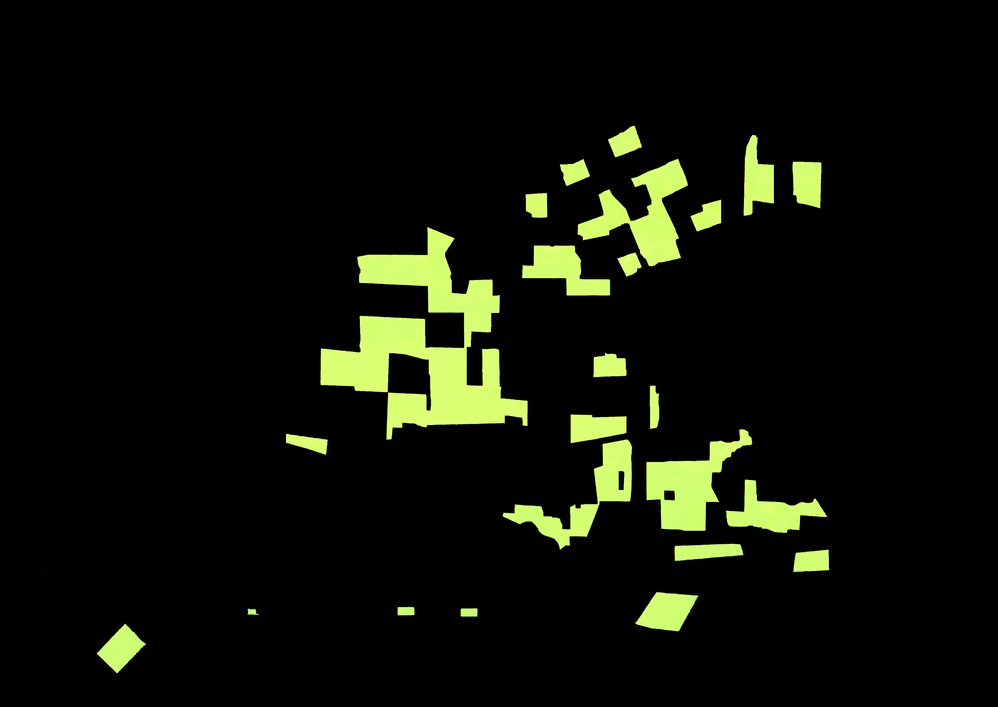
#> input picture green.jpg, 998 x 707 px, shrunk from 7188 x 5096 before the run
$ python sobel.py   (Python 2 division)   (older library calls are emulated)
#> lines starting #> are read from the running program, lines starting #| are printed output that depends on the picture; after the words box and inside, x2 and y2 are one past the last pixel; in counts of white or black regions, pixels touching at a corner belong together
import numpy as np
import scipy
from scipy import ndimage
import cv2

im = scipy.misc.imread('green.jpg')
#> im is the input picture: shape (707, 998, 3); mean R, G, B 14.6, 17.2, 7.9
im = im.astype('int32')
# [15 lines of commented-out code are left out]

img = cv2.imread('green2.jpg',cv2.CV_LOAD_IMAGE_GRAYSCALE)
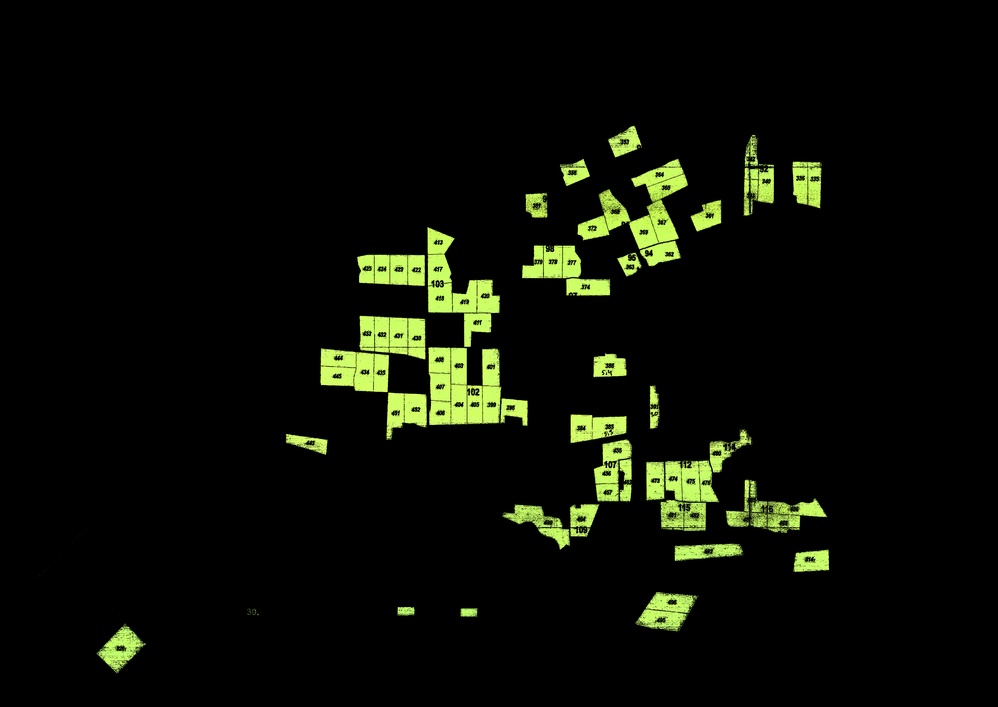
#> input picture green2.jpg, 998 x 707 px, shrunk from 7188 x 5096 before the run
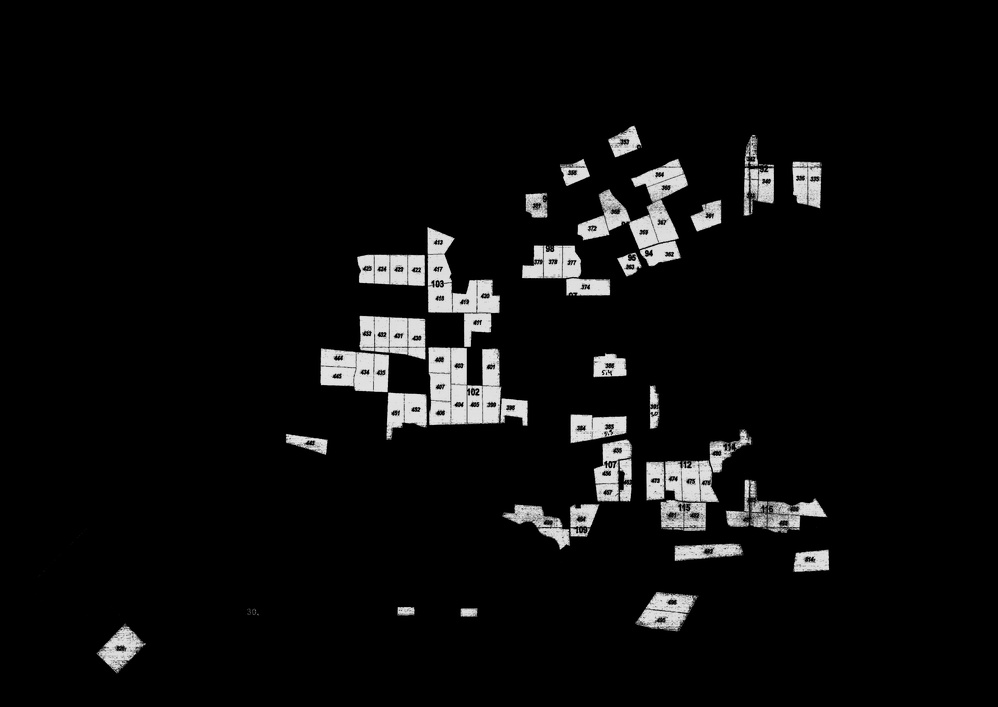
#> img: shape (707, 998); min 0, max 240, mean 12.5

th,dst = cv2.threshold(img,127,255,cv2.THRESH_BINARY_INV)
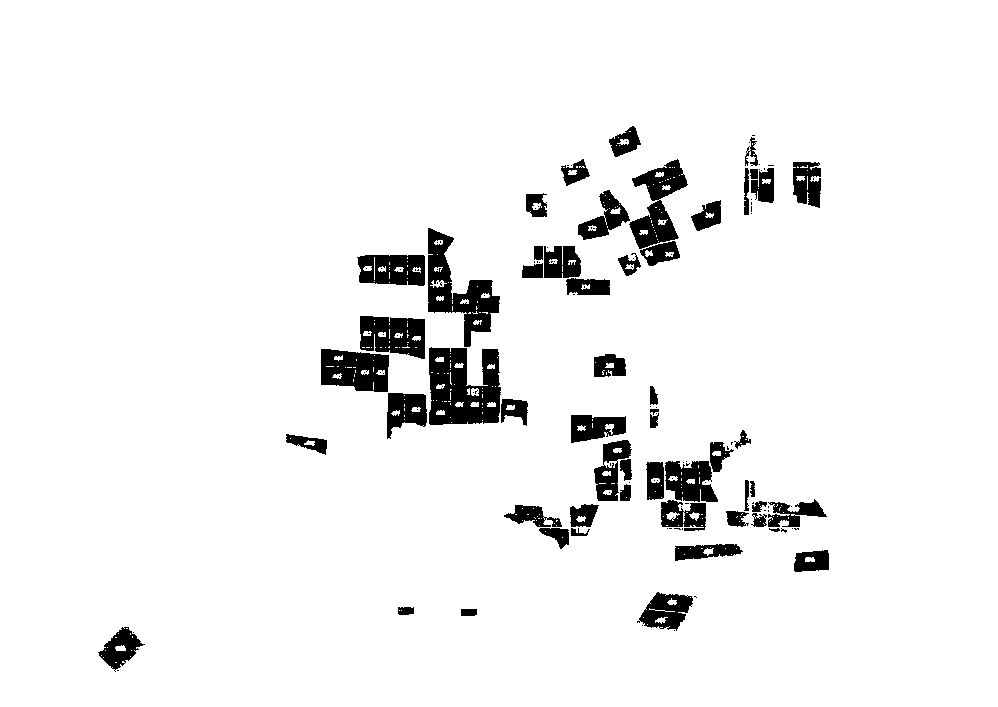
#> dst: shape (707, 998); 94.4% white; 142 black regions (87 under 20 px)
contours,hierarchy = cv2.findContours(dst, cv2.RETR_TREE,cv2.CHAIN_APPROX_SIMPLE)
#> contours = 488 contours, 361 with area under 20; largest, box (x1, y1, x2, y2) and area: (0, 0, 998, 707) 703882, (428, 346, 502, 426) 4857, (427, 227, 501, 348) 3791, (320, 348, 390, 393) 2556, (359, 315, 426, 360) 2424
cv2.drawContours(dst,contours,-1,(255,255,255),0)
cv2.imwrite('input.jpg',dst)

print len(contours)
#| 488
